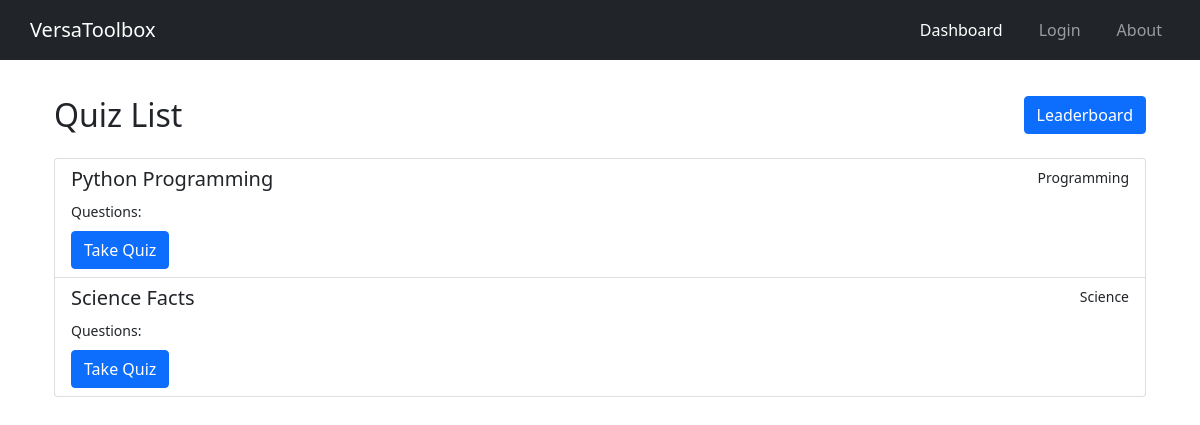
Screenshot of /quizzes/ with the database file from the repository.
### quiz/models.py (models this page shows)
class Quiz(models.Model):
    title = models.CharField(max_length=255)
    category = models.CharField(max_length=255)

### quiz/views.py (the view)
# urls.py: path('quizzes/', quiz_list, name='quiz_list'),
def quiz_list(request):
    quizzes = Quiz.objects.all()
    return render(request, 'quiz_list.html', {'quizzes': quizzes})

### users/context_processors.py (called while the page is built)
def common_context(request):
    username = request.session.get('username', None)
    return {'username': username}

### quiz/templates/quiz_list.html (shortened to what this page needs)
<!DOCTYPE html>
<html lang="en">
<head>
  <link href="https://stackpath.bootstrapcdn.com/bootstrap/4.5.2/css/bootstrap.min.css" rel="stylesheet">
  <link href="https://cdn.jsdelivr.net/npm/bootstrap@5.3.0/dist/css/bootstrap.min.css" rel="stylesheet">
</head>
<body>
  {% include 'nav.html' %}
  <div class="container py-5 mt-5">
    <div class="d-flex justify-content-between align-items-center mb-4">
      <h2 class="mb-0">Quiz List</h2>
      <div>
        <a href="{% url 'leaderboard' %}" class="btn btn-primary">Leaderboard</a>
      </div>
    </div>
    {% if quizzes %}
      <div class="list-group">
        {% for quiz in quizzes %}
          <div class="list-group-item list-group-item-action">
            <div class="d-flex justify-content-between">
              <h5 class="mb-1">{{ quiz.title }}</h5>
              <small>{{ quiz.category }}</small>
            </div>
            <small>Questions: {{ quiz.questions.count }}</small>
            <div class="mt-2">
              <a href="{% url 'take_quiz' quiz_id=quiz.id %}" class="btn btn-primary">Take Quiz</a>
            </div>
          </div>
        {% endfor %}
      </div>
    {% else %}
      <p class="mt-4">No quizzes available.</p>
    {% endif %}
  </div>
</body>
</html>

### rows the page displays
Quiz: title "Python Programming", category "Programming"
Quiz: title "Science Facts", category "Science"
